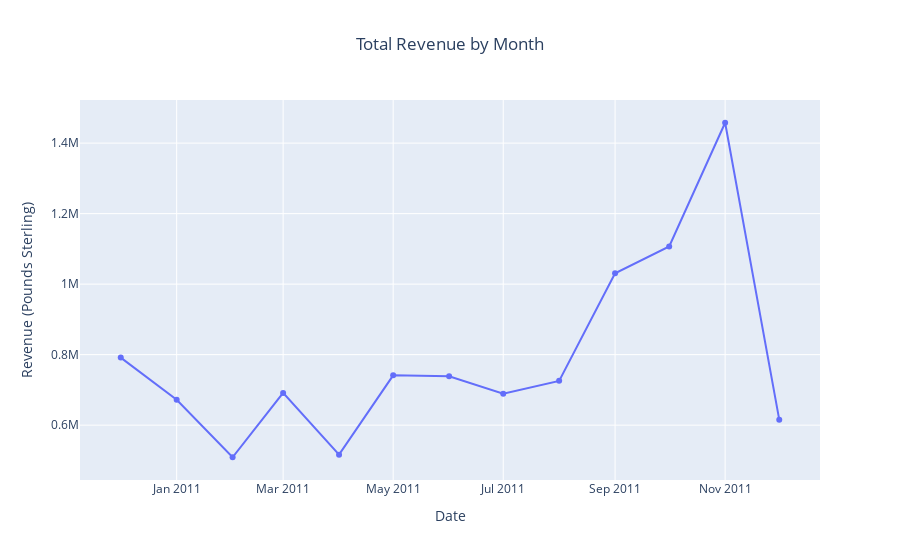

Here is the notebook cell this chart was saved with:
### Markdown cell above
##### Sales Analysis
Revenue Analysis (By Month)

### Code cell
# New column to reflect revenue earned from each sale
valid_sales["Revenue"] = valid_sales['Quantity'] * valid_sales['UnitPrice']

# New column YearMonth to separate sales by monthly buckets
valid_sales['YearMonth'] = valid_sales['InvoiceDate'].dt.to_period('M') ## YearMonth in format YYYY-MM

# print(valid_sales.head())
#* Sum up revenue columns based on buckets of YearMonth
monthly_sales = valid_sales.groupby('YearMonth')['Revenue'].sum().reset_index()
monthly_sales['YearMonth'] = monthly_sales['YearMonth'].astype(str) # convert to str for plotly

# print(monthly_sales)
#* identify best/worst performing month
highest_revenue_index = monthly_sales.loc[monthly_sales['Revenue'].idxmax()]
lowest_revenue_index = monthly_sales.loc[monthly_sales['Revenue'].idxmin()]
print(highest_revenue_index)
print(lowest_revenue_index)

print("Average revenue:", monthly_sales['Revenue'].mean())

fig_monthly_sales = px.line(monthly_sales,
              x = 'YearMonth', y = 'Revenue',
              title = "Total Revenue by Month",
              labels = {'YearMonth': 'Date', 'Revenue':'Revenue (Pounds Sterling)'},
              markers= True)

# Center the title
fig_monthly_sales.update_layout(
    title={
        'text': "Total Revenue by Month",
        'x': 0.5,                   # x position of title (0 is left, 1 is right)
        'xanchor': 'center'         # Center of title aligned with x=0.5
    }
)

fig_monthly_sales.show()

### Figure 1 — Plotly figure (JSON) as saved in the notebook; plotly's stock layout.template omitted (floating-point values rounded to 4 significant figures)
{"data": [{"hovertemplate": "Date=%{x}<br>Revenue (Pounds Sterling)=%{y}<extra></extra>", "legendgroup": "", "line": {"color": "#636efa", "dash": "solid"}, "marker": {"symbol": "circle"}, "mode": "lines+markers", "name": "", "orientation": "v", "showlegend": false, "type": "scatter", "x": ["2010-12", "2011-01", "2011-02", "2011-03", "2011-04", "2011-05", "2011-06", "2011-07", "2011-08", "2011-09", "2011-10", "2011-11", "2011-12"], "xaxis": "x", "y": [791600.0, 672000.0, 509000.0, 691500.0, 516300.0, 741300.0, 738900.0, 689400.0, 725600.0, 1031000.0, 1107000.0, 1458000.0, 615500.0], "yaxis": "y"}], "layout": {"legend": {"tracegroupgap": 0}, "title": {"text": "Total Revenue by Month", "x": 0.5, "xanchor": "center"}, "xaxis": {"anchor": "y", "domain": [0, 1], "title": {"text": "Date"}}, "yaxis": {"anchor": "x", "domain": [0, 1], "title": {"text": "Revenue (Pounds Sterling)"}}}}
